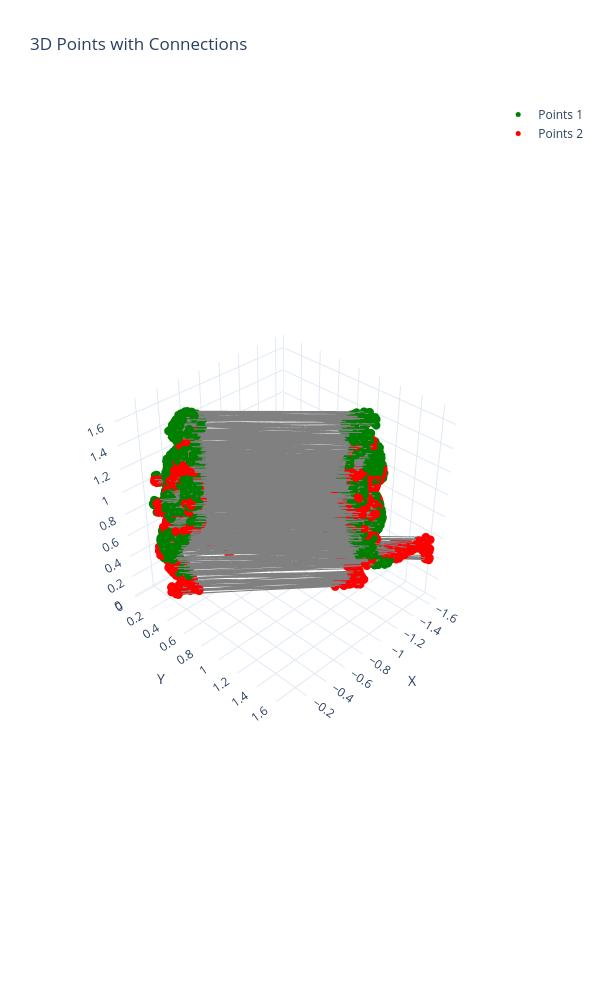

The notebook cell this image was saved under:
### Code cell
utils.plot_3d_points_and_connections_region_matched(points1, points2, faces1, faces2, G1)
